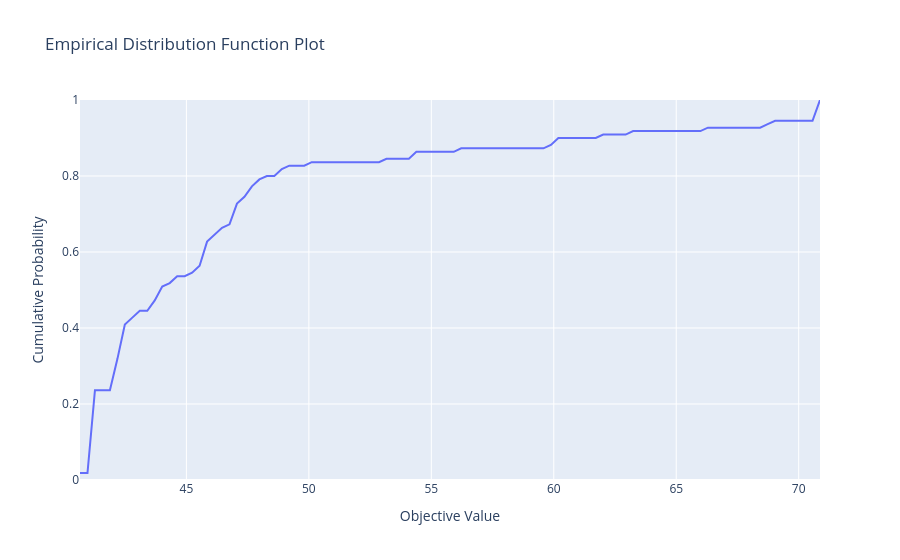

The notebook cell saved with this chart:
### Code cell
from optuna.visualization import plot_edf

try:
    plot_edf(_study)
except ImportError:
    print('plotly is not installed; skipping Optuna EDF plot')
